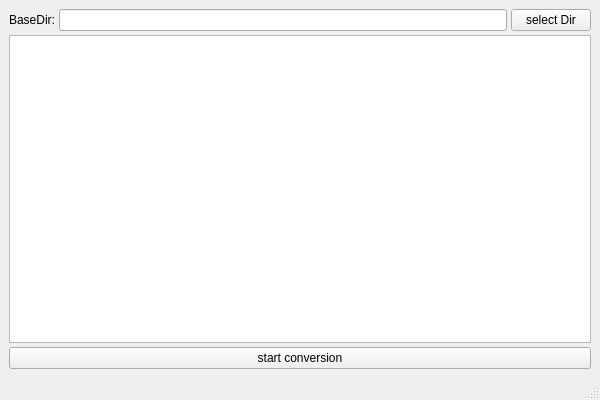
<?xml version="1.0" encoding="UTF-8"?>
<ui version="4.0">
 <class>Qm2Cm</class>
 <widget class="QMainWindow" name="Qm2Cm">
  <property name="geometry">
   <rect>
    <x>0</x>
    <y>0</y>
    <width>600</width>
    <height>400</height>
   </rect>
  </property>
  <property name="minimumSize">
   <size>
    <width>600</width>
    <height>400</height>
   </size>
  </property>
  <property name="windowTitle">
   <string>QMake2CMake</string>
  </property>
  <widget class="QWidget" name="centralwidget">
   <layout class="QVBoxLayout" name="verticalLayout">
    <property name="spacing">
     <number>4</number>
    </property>
    <item>
     <layout class="QHBoxLayout" name="horizontalLayout">
      <property name="spacing">
       <number>4</number>
      </property>
      <item>
       <widget class="QLabel" name="label">
        <property name="text">
         <string>BaseDir:</string>
        </property>
        <property name="scaledContents">
         <bool>true</bool>
        </property>
        <property name="textInteractionFlags">
         <set>Qt::NoTextInteraction</set>
        </property>
       </widget>
      </item>
      <item>
       <widget class="QLineEdit" name="le_base"/>
      </item>
      <item>
       <widget class="QPushButton" name="pb_base">
        <property name="text">
         <string>select Dir</string>
        </property>
       </widget>
      </item>
     </layout>
    </item>
    <item>
     <widget class="QPlainTextEdit" name="te_disp"/>
    </item>
    <item>
     <widget class="QPushButton" name="pb_start">
      <property name="text">
       <string>start conversion</string>
      </property>
     </widget>
    </item>
   </layout>
  </widget>
  <widget class="QStatusBar" name="statusbar"/>
 </widget>
 <resources/>
 <connections/>
</ui>
